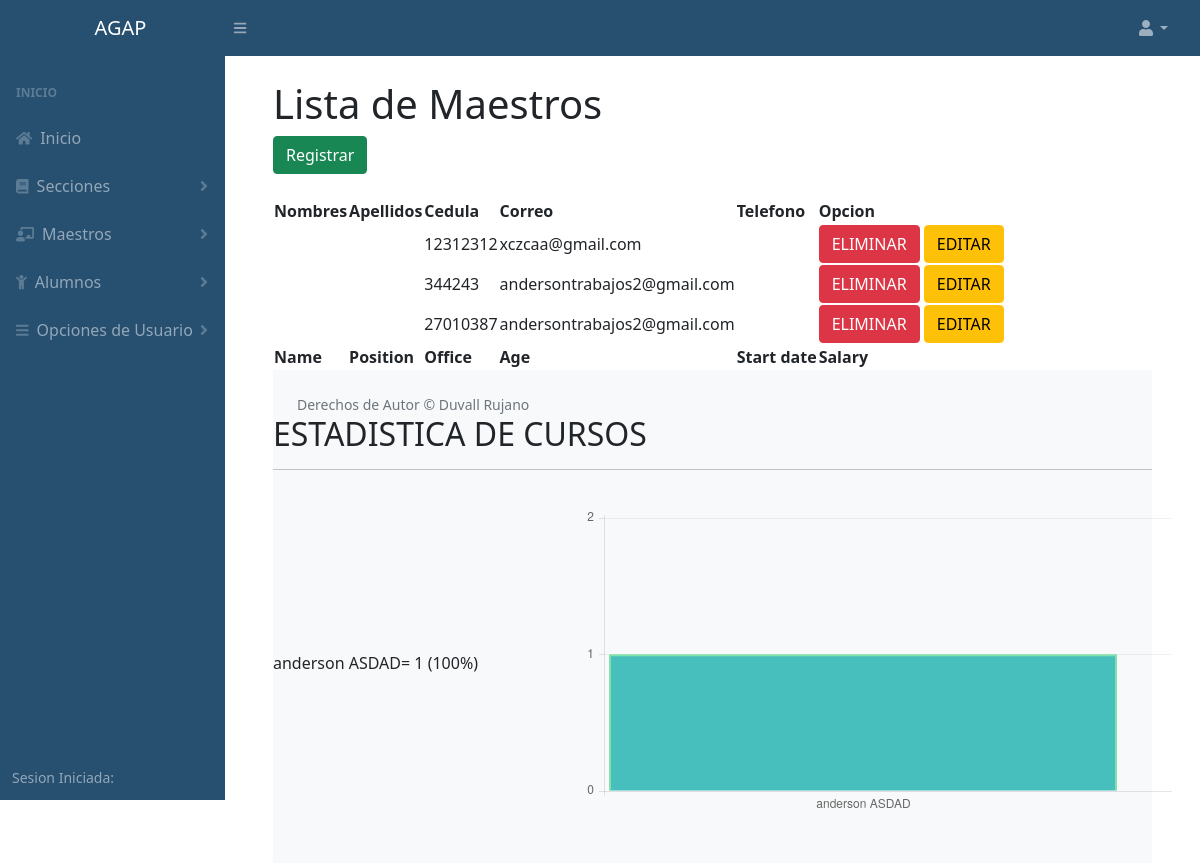
The page /lista_maestro.php on the database as committed earlier.
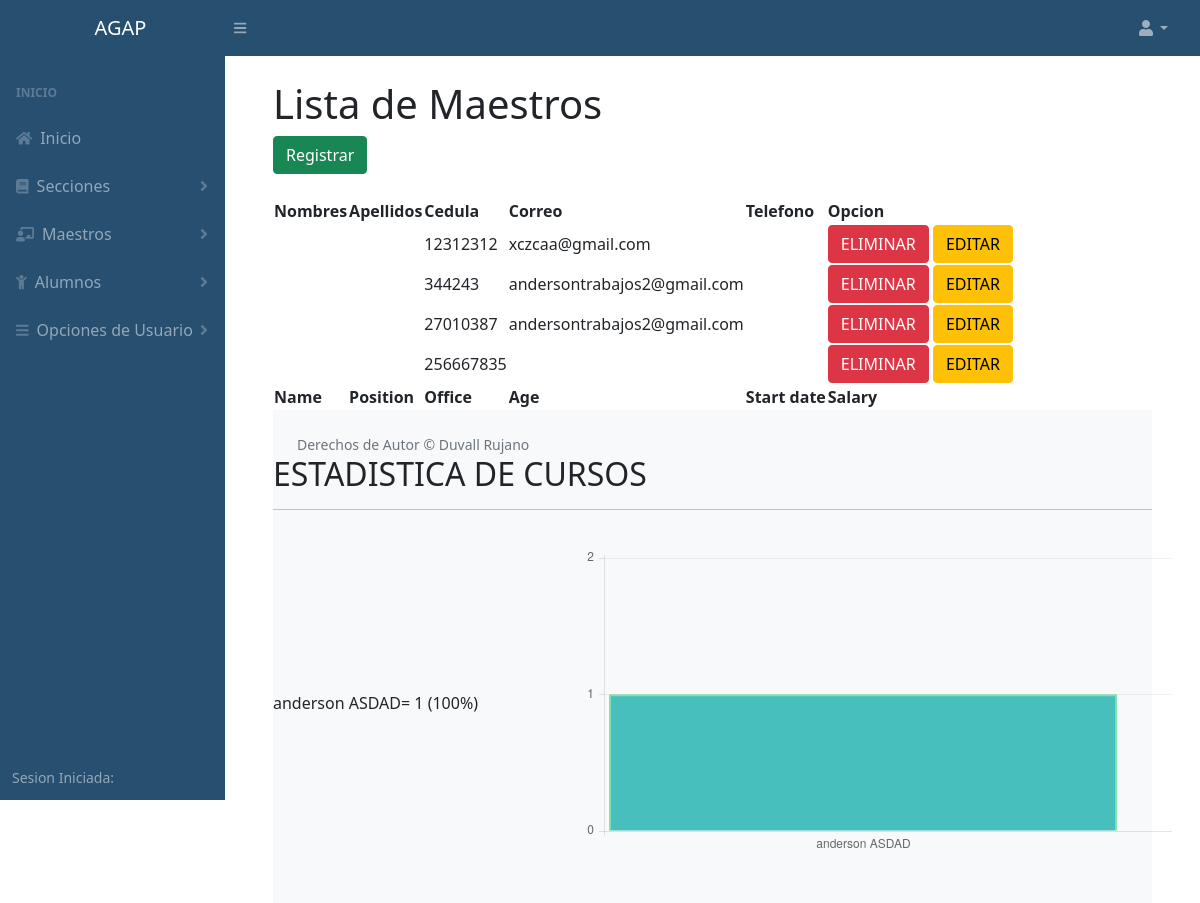
The same page on the database as committed later.
### tables this page shows
CREATE TABLE `maestro` (
  `id_maestro` int(11) NOT NULL AUTO_INCREMENT,
  `nombres` varchar(200) NOT NULL,
  `apellidos` varchar(200) NOT NULL,
  `cedula` int(200) NOT NULL,
  `correo` varchar(200) NOT NULL,
  `nacimiento` varchar(200) NOT NULL,
  `direccion` text NOT NULL,
  `servicio` int(100) NOT NULL,
  PRIMARY KEY (`id_maestro`),
  UNIQUE KEY `cedula` (`cedula`)
);

### php/maestro/conexion.php (called while the page is built, shortened)
<?php
	class conexions
	{
		private $host;
		private $user;
		private $password;
		private $database;
		function __construct(){
			$this->host 	= "localhost";
			$this->user 	= "root";
			$this->password = "";
			$this->database = "agap";
		}
		public function conectar(){
			$conexion = mysqli_connect($this->host, $this->user, $this->password, $this->database);
			return $conexion;
		}
	}
 ?>

### php/maestro/maestro.php (called while the page is built, shortened)
<?php
	include "conexion.php";
	class maestro
	{
		private $link;
		function __construct()
		{
			$this->conn  = new conexions();
			$this->link  = $this->conn->conectar();
		}
		public function getMaestro()
		{
			$query  = "SELECT * FROM maestro";
			$result = mysqli_query($this->link, $query);
			$data   = array();
			while ($data[] = mysqli_fetch_assoc($result));
			array_pop($data);
			return $data;
		}
		public function getEstadistica()
		{
			$query  = "SELECT SUM(est_v) AS suma, maestro, ano FROM curso GROUP BY (maestro)";
			$result = mysqli_query($this->link, $query);
			$data   = array();
			while ($data[] = mysqli_fetch_assoc($result));
			array_pop($data);
			rsort($data);
			return $data;
		}
	}
?>

### lista_maestro.php (the view, shortened to what this page needs)
<?php
include "php/maestro/maestro.php";
        $maestro     = new maestro;
        $estadistica = new maestro;
        $estadisticL = new maestro;
        $maestro     = $maestro->getMaestro();
        $estadistica = $estadistica->getEstadistica();
        $estadisticL = $estadisticL->getEstadisticaByN();
        $i = 0;
        foreach ($estadisticL as $column => $value) {
        $i++;
        }
?>
<!DOCTYPE html>
<html lang="en">
    <head>
        <link href="https://cdn.jsdelivr.net/npm/simple-datatables@latest/dist/style.css" rel="stylesheet" />
        <link href="css/styles.css" rel="stylesheet" />
        <link href="css/stylo.css" rel="stylesheet" />
    </head>
    <body class="sb-nav-fixed">
          <?php include "php/acceso.php"?>
                    <div class="container-fluid px-4">
                        <h1 class="mt-4">Lista de Maestros</h1>
                        <ol class="breadcrumb mb-4">
        <div> <input type="button" onclick="location='registro_maestro.php'" class="btn btn-success" value="Registrar"> </div>
                        </ol>
                                <table id="datatablesSimple">
                                    <thead>
                                        <tr>
                                            <th>Nombres</th>
                                            <th>Apellidos</th>
                                            <th>Cedula</th>
                                            <th>Correo</th>
                                            <th>Telefono</th>
                                            <th>Opcion</th>
                                        </tr>
                                    </thead>
                                    <tfoot>
                                        <tr>
                                            <th>Name</th>
                                            <th>Position</th>
                                            <th>Office</th>
                                            <th>Age</th>
                                            <th>Start date</th>
                                            <th>Salary</th>
                                        </tr>
                                    </tfoot>
                                    <tbody>
                         <?php
                    if (count($maestro)>0) {
                        foreach ($maestro as $column => $value) {
                ?>
                                        <tr>
                                            <td><?php echo $value['nombre'];?></td>
                                            <td><?php echo $value['apellido'];?></td>
                                            <td><?php echo $value['cedula'];?></td>
                                            <td><?php echo $value['correo'];?></td>
                                            <td><?php echo $value['telefono'];?></td>
                                            <td><a href="php/maestro/maestro_controler.php?id=<?=$value['id_maestro']?>&delete" class="btn btn-danger">ELIMINAR</a> <a href="editar_maestro.php?id=<?=$value['id_maestro']?>&editar" class="btn btn-warning">EDITAR</a></td>
                                        </tr>
                                <?php }  ?>
                                 <?php }  ?>
                                    </tbody>
                                </table>
                <footer class="py-4 bg-light mt-auto">
                    <div class="container-fluid px-4">
                        <div class="d-flex align-items-center justify-content-between small">
                            <div class="text-muted">Derechos de Autor &copy; Duvall Rujano</div>
                        </div>
                    </div>
                    <div class="title-m">
                    <h2>ESTADISTICA DE CURSOS</h2>
                <hr class="stylerf">
                <div style="width: 100%; display:flex; flex-wrap: wrap;">
                            <div style="width: 30%; margin: auto; text-align: left;">
                            <?php
                    if (count($estadistica)>0) {
                        foreach ($estadistica as $column => $value) {
                            ?>
                        <?php echo  $value['maestro']. '= ' .$value['suma']. ' (' .intval(($value['suma']) * 100 / $i ). '%)'; ?><br>
                <?php
                    }
                    }
                ?>
            </div>
                <div style="width: 70%; padding: 20px;" >
                        <canvas id="canvas2"  style="width: 100%;"></canvas>
                    </div>
            </div>
            </div>
                </footer>
            </div>
        </div>
        <script>
    var randomScalingFactor = function(){ return Math.round(Math.random()*100)};
    var barChartData = {
        labels : [
                    <?php
                    $color = ["#F7464A","#46BFBD","#FDB45C","#949FB1","#4D5360"];$b = 0;
                        foreach ($estadistica as $column => $value) { ?>
                    '<?php echo $value['maestro'];?>',
                <?php } ?>
        ],
        datasets : [
            {
                fillColor : "#46BFBD",
                strokeColor : "#82E0AA",
                highlightFill: "#82E0AA",
                highlightStroke: "#82E0AA",
                data : [
                <?php
                    if (count($estadistica)>0) {
                        foreach ($estadistica as $column => $value) {
                            ?>
                    <?=$value['suma']?>,
                <?php
        }
        }
            ?>
                ]
            }
        ]
    }
    window.onload = function(){
        var ctx = document.getElementById("canvas2").getContext("2d");
        window.myBar = new Chart(ctx).Bar(barChartData, {
        responsive : true
        });
    }
    </script>
    </body>
</html>

### php/acceso.php (shortened to what this page needs)
<nav class="sb-topnav navbar navbar-expand navbar-dark bg-dark">
           <a class="navbar-brand ps-3" href="index.html">AGAP</a>
           <button class="btn btn-link btn-sm order-1 order-lg-0 me-4 me-lg-0" id="sidebarToggle" href="#!"><i class="fas fa-bars"></i></button>
           <ul class="navbar-nav ms-auto ms-md-0 me-3 me-lg-4">
               <li class="nav-item dropdown">
                   <a class="nav-link dropdown-toggle" id="navbarDropdown" href="#" role="button" data-bs-toggle="dropdown" aria-expanded="false"><i class="fas fa-user fa-fw"></i></a>
               </li>
           </ul>
       </nav>
       <div id="layoutSidenav">
           <div id="layoutSidenav_nav">
               <nav class="sb-sidenav accordion sb-sidenav-dark" id="sidenavAccordion">
                   <div class="sb-sidenav-menu">
                       <div class="nav">
                           <div class="sb-sidenav-menu-heading">Inicio</div>
                           <a class="nav-link" href="inicio.php">
                               <div class="sb-nav-link-icon"><i class="fas fa-home"></i></div>
                               Inicio
                           </a>
                           <a class="nav-link collapsed" href="#" data-bs-toggle="collapse" data-bs-target="#collapsePages1" aria-expanded="false" aria-controls="collapsePages">
                               <div class="sb-nav-link-icon"><i class="fas fa-book"></i></div>
                               Secciones
                               <div class="sb-sidenav-collapse-arrow"><i class="fas fa-angle-down"></i></div>
                           </a>
                            <a class="nav-link collapsed" href="#" data-bs-toggle="collapse" data-bs-target="#collapse" aria-expanded="false" aria-controls="collapsePages">
                               <div class="sb-nav-link-icon"><i class="fas fa-chalkboard-teacher"></i></div>
                               Maestros
                               <div class="sb-sidenav-collapse-arrow"><i class="fas fa-angle-down"></i></div>
                           </a>
                               <a class="nav-link collapsed" href="#" data-bs-toggle="collapse" data-bs-target="#collapsePages5" aria-expanded="false" aria-controls="collapsePages">
                               <div class="sb-nav-link-icon"><i class="fas fa-child"></i></div>
                               Alumnos
                               <div class="sb-sidenav-collapse-arrow"><i class="fas fa-angle-down"></i></div>
                           </a>
                           <a class="nav-link collapsed" href="#" data-bs-toggle="collapse" data-bs-target="#collapsePages3" aria-expanded="false" aria-controls="collapsePages">
                               <div class="sb-nav-link-icon"><i class="fas fa-bars"></i></div>
                               Opciones de Usuario
                               <div class="sb-sidenav-collapse-arrow"><i class="fas fa-angle-down"></i></div>
                           </a>
                       </div>
                   </div>
                   <div class="sb-sidenav-footer">
                       <div class="small">Sesion Iniciada:</div>
                   </div>
               </nav>
           </div>
           <div id="layoutSidenav_content">
               <main>
                   <div class="container-fluid px-4">

Rows that differ between the two databases and show on the page:
added maestro: cedula "256667835"
